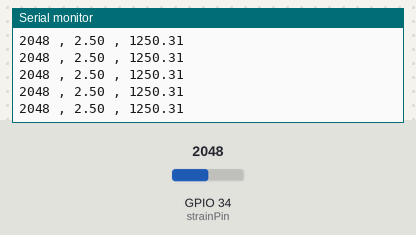
Bench run of a sketch on a simulated ESP32. On the bench: the last lines printed to the serial monitor. The test bench sets the inputs (shaded band); at power-on: GPIO 34 (strainPin) = 2048.

Above: at 1.2 s.
1.3 s: GPIO 34 (strainPin) set to 2866
At 1.32 s:
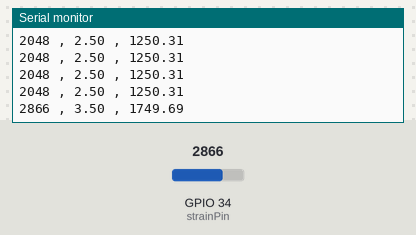
2.8 s: GPIO 34 (strainPin) set to 3603
At 2.83 s:
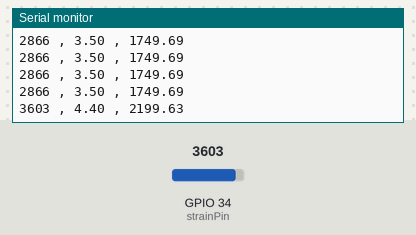
Timing chart, 0 to 5.8 s (numbered marks = the images above; inputs shaded):
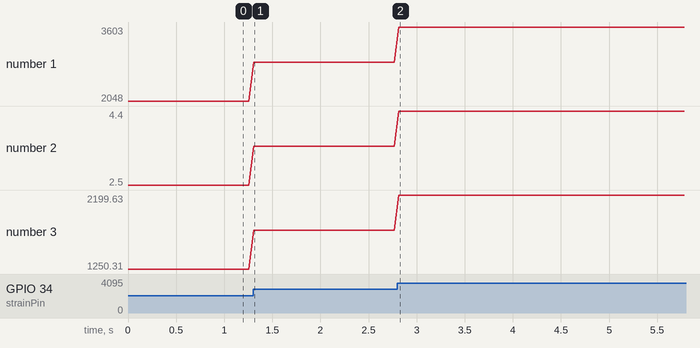

The sketch:

Strain_Guage_with_amplifier.ino
```cpp
// Define the analog pin connected to AO pin of the module
const int strainPin = 34;  // Example GPIO pin for analog input

void setup() {
  Serial.begin(115200);
  pinMode(strainPin, INPUT);
}

void loop() {
  // Read the analog value (0-4095, as ESP32 uses 12-bit ADC)
  int analogValue = analogRead(strainPin);

  // Convert the analog value to voltage (assuming 5V power supply)
  float voltage = (analogValue / 4095.0) * 5.0;

  // Optional: Calculate strain using a strain sensitivity coefficient
  // Example strain sensitivity coefficient (change it as per your module)
  float sensitivity = 2.0;  // mV/με (from the document)

  // Calculate strain
  float strain = (voltage * 1000) / sensitivity;  // Convert to με

  // Display the values
  // Serial.print("Analog Value: ");
  Serial.print(analogValue);
  Serial.print(" , ");
  // Serial.print(" | Voltage: ");
  Serial.print(voltage);
  Serial.print(" , ");
  // Serial.print(" V | Strain: ");
  Serial.println(strain);
  // Serial.println(" με");

  delay(50);  // Wait for 0.5 second before next reading
}
```

Measured:
- after the input at 1.3 s, the serial monitor: prints a new line at once (image 1)
- after the input at 2.8 s, the serial monitor: prints a new line at once (image 2)
- plotted number 1: 2048 → 2866 after the input at 1.3 s, 2866 → 3603 after the input at 2.8 s
- plotted number 2: 2.5 → 3.5 after the input at 1.3 s, 3.5 → 4.4 after the input at 2.8 s
- plotted number 3: 1250.31 → 1749.69 after the input at 1.3 s, 1749.69 → 2199.63 after the input at 2.8 s
